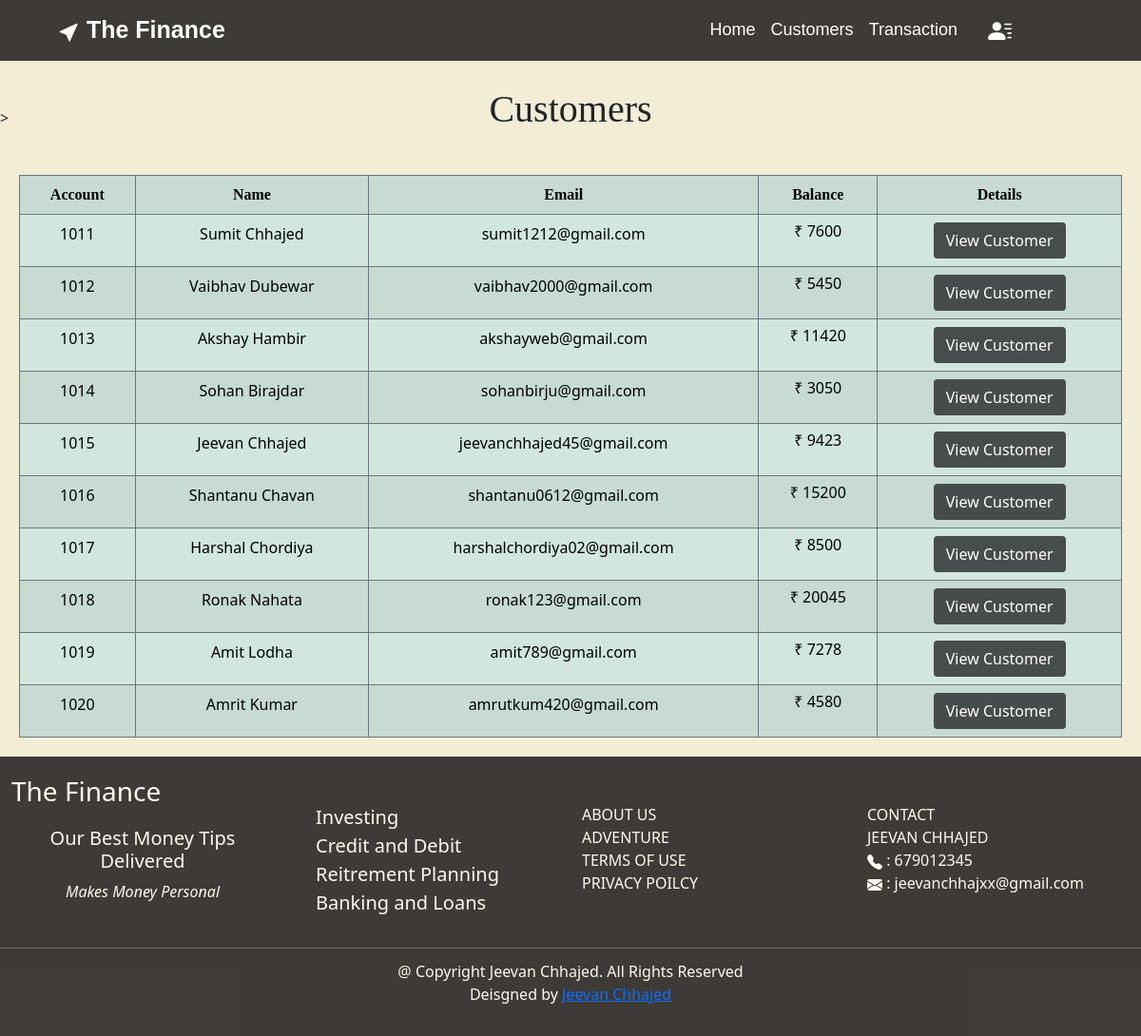
/customers, run on an earlier commit of the app's database.
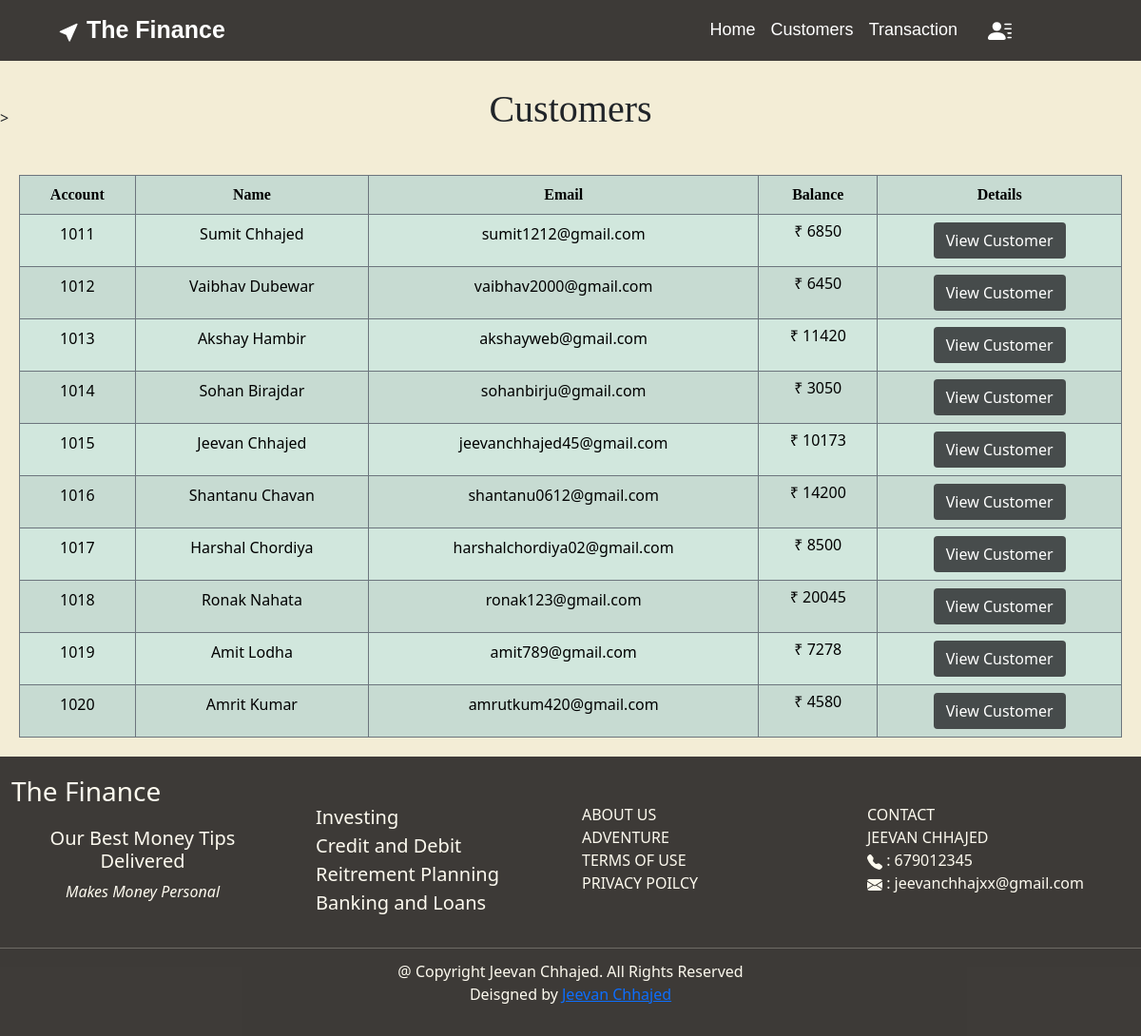
And on a later commit of the database.
### bank_app/models.py (models this page shows)
class NewCustomer(models.Model):
    id=models.IntegerField(primary_key=True)
    name=models.CharField(max_length=100)
    email=models.EmailField(max_length=100)
    balance=models.IntegerField()
    branchname=models.CharField(max_length=100)
    ifsc=models.CharField(max_length=50)
    address=models.CharField(max_length=100)
    scheme=models.CharField(max_length=100)

### bank_app/views.py (the view)
# urls.py: path('customers',views.customers,name="customers"),
def customers(request):
    cust=NewCustomer.objects.all()
    return render(request,'customer.html',{'custs':cust})

### templates/customer.html (shortened to what this page needs)
{% extends 'base.html' %}
{% block body %}>
<div style="  background-size: cover;">
    <h1 style="margin-top: -70px;padding: 25px;
    text-align: center;font-family: 'Noto Sans JP'; text-decoration-style: solid;">Customers</h1>
    <div style="margin: 20px;">
        <table class="table table-success table-bordered table-striped border-secondary overflow-auto">
            <tr style="text-align: center; text-align: center;font-family: 'Noto Sans JP';font-weight:bold;">
                <th>Account</th>
                <th>Name</th>
                <th>Email</th>
                <th>Balance</th>
                <th>Details</th>
            </tr>
            {% for i in custs %}
            <tr style="text-align: center;" >
                <td >{{ i.id }}</td>
                <td>{{ i.name }}</td>
                <td >{{ i.email }}</td>
                <td >
                    <h6>&#8377 {{i.balance}}</h6>
                </td>
                <td><a href="custinfo/{{ i.id }}/"><button type="button" class="btn" style="background-color: rgba(56, 60, 61, 0.897);
                color: rgb(255, 255, 254);
                font-weight: 500;">View Customer</button></a></td>
            </tr>
            {% endfor %}
        </table>
    </div>
</div>
{% endblock body %}

What changed in the data, as far as the page shows it:
changed NewCustomer "Sumit Chhajed": balance "7600" → "6850"
changed NewCustomer "Vaibhav Dubewar": balance "5450" → "6450"
changed NewCustomer "Jeevan Chhajed": balance "9423" → "10173"
changed NewCustomer "Shantanu Chavan": balance "15200" → "14200"
